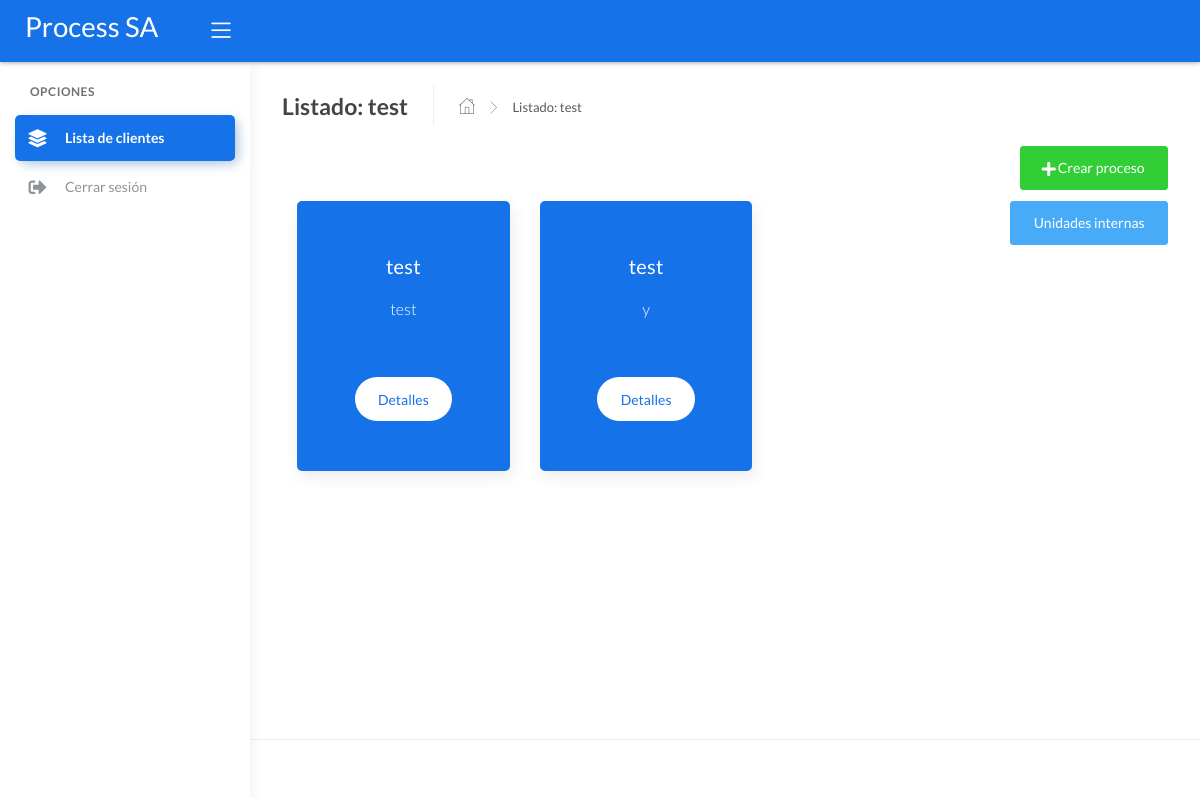
/process_list/1/ (signed in), run on the app's committed database.
### processCore/models.py (models this page shows, shortened)
class Client(models.Model):
    name = models.CharField(max_length=100)
    email = models.EmailField()
    description = models.TextField(max_length=200)
    created_at = models.DateTimeField(auto_now_add=True)
    disabled = models.BooleanField(default = False)

class Process(models.Model):
    client = models.ForeignKey('Client', on_delete = models.CASCADE)
    name = models.CharField(max_length=50)
    description = models.TextField()
    created_at = models.DateTimeField(auto_now_add=True)
    disabled = models.BooleanField(default = False)

### processCore/views.py (the view)
# urls.py: path('process_list/<int:client_pk>/', views.process_list, name="process_list"),
def process_list(request, client_pk):
    current_user = request.user
    context = {}
    context['client'] = Client.objects.get(pk=client_pk)
    context['process_list'] = Process.objects.filter(client=client_pk)
    context['employee'] = userModel.objects.get(user=current_user)
    return render(request, 'process_list.html', context=context)

### processCore/templates/process_list.html (shortened to what this page needs)
{% extends "layouts/base.html" %}
{% block content %}
    <div class="page-inner">
        <div class="page-header">
            <h4 class="page-title">Listado: {{ client.name }} </h4>
            <ul class="breadcrumbs">
                <li class="nav-home">
                    <a href="{% url 'client_list' %} ">
                        <i class="flaticon-home"></i>
                    </a>
                </li>
                <li class="separator">
                    <i class="flaticon-right-arrow"></i>
                </li>
                <li class="nav-item">
                    <a href="">Listado: {{ client.name }}</a>
                </li>
            </ul>
        </div>
        {% if employee.role == 0 or employee.role == 2 %}
            <div style="margin-bottom: 75px;">
                <a href="{% url 'add_process' client_pk=client.pk %}" class="mb-5"><button class="btn btn-success pull-right"><span class="btn-label"></span>Crear proceso</button></a>
            </div>
            <div style="margin-bottom: 75px;">
                <a href="{% url 'unidad_list' client_pk=client.pk %}" class="mb-5"><button class="btn btn-info pull-right"><span class="btn-label"></span>Unidades internas</button></a>
            </div>
        {% endif %}
        <div class="row">
            {% for process in process_list %}
            <div class="col-md-4">
                <div class="card card-primary card-annoucement card-round">
                    <div class="card-body text-center">
                        <div class="card-opening">{{ process.name }}</div>
                        <div class="card-desc">{{ process.description }}</div>
                        <div class="card-detail mt-3">
                            <a href="{% url 'process_detail' client_pk=process.client.pk process_pk=process.pk %}" class="btn btn-light btn-rounded mt-4">Detalles</a>
                        </div>
                    </div>
                </div>
            </div>
            {% endfor %}
        </div>
    </div>
{% endblock content %}

### data on the page
Client: name "test"
Process: name "test", description "test"
Process: name "test", description "y"
